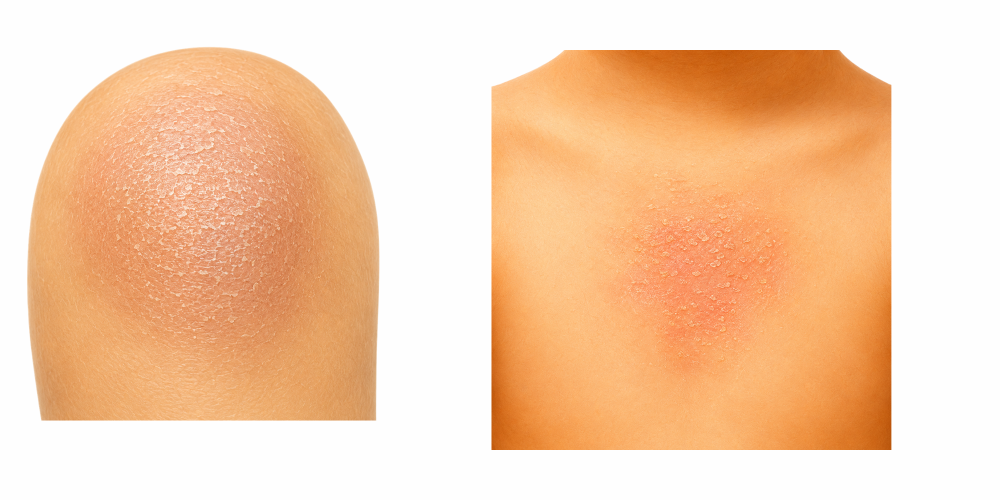
#> input picture imagenesconzoom/12.png, 2000 x 1000 px (shown at 1/2 size); its folder holds only this picture in this run
$ python inspect_imagenesconzoom.py
#> lines starting #> are read from the running program, lines starting #| are printed output that depends on the picture
from pathlib import Path
from math import ceil

from PIL import Image, ImageDraw


def main():
    files = sorted(Path("imagenesconzoom").glob("*.png"), key=lambda path: int(path.stem))
    thumbs = []

    for file in files:
        image = Image.open(file).convert("RGB")
#> image is the input picture: PIL image 2000x1000 RGB; mean R, G, B 246.3, 206.7, 173.7
        print(file.name, image.size)
#| 12.png (2000, 1000)
        image.thumbnail((520, 260))
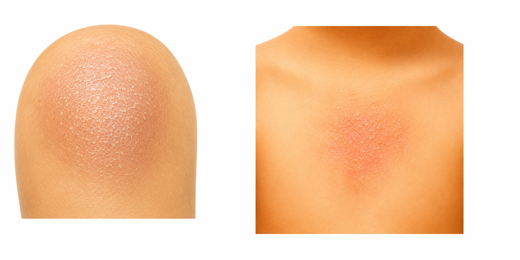
#> image: PIL image 520x260 RGB; mean R, G, B 246.3, 206.7, 173.6
        thumbs.append((file.name, image.copy()))

    sheet = Image.new("RGB", (1080, ceil(len(thumbs) / 2) * 320), "white")
#> sheet: PIL image 1080x320 RGB; every value is 255
    draw = ImageDraw.Draw(sheet)

    for index, (name, image) in enumerate(thumbs):
        x = (index % 2) * 540 + 10
        y = (index // 2) * 320 + 34
        draw.text((x, y - 24), name, fill=(0, 0, 0))
        sheet.paste(image, (x, y))
#> this loop made 1 pass
#> (name, x, y) on pass 1: ('12.png', 10, 34)
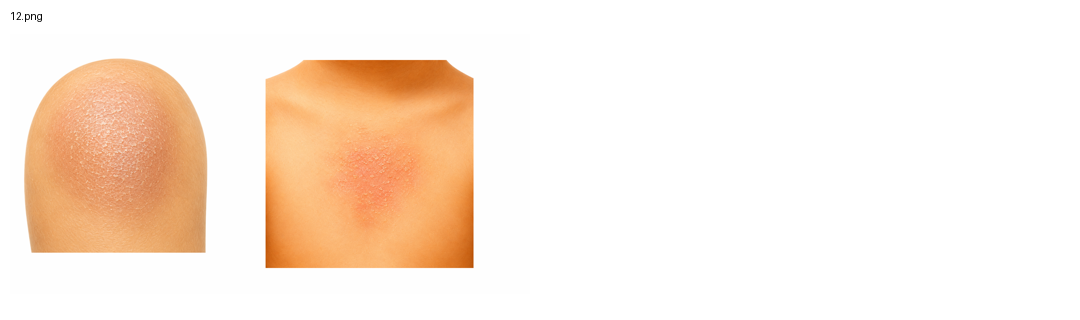
#> sheet: PIL image 1080x320 RGB; mean R, G, B 251.6, 236, 223.1

    sheet.save("imagenesconzoom/contact-sheet.jpg")


if __name__ == "__main__":
    main()

$ run again, on imagenesconzoom/13.png
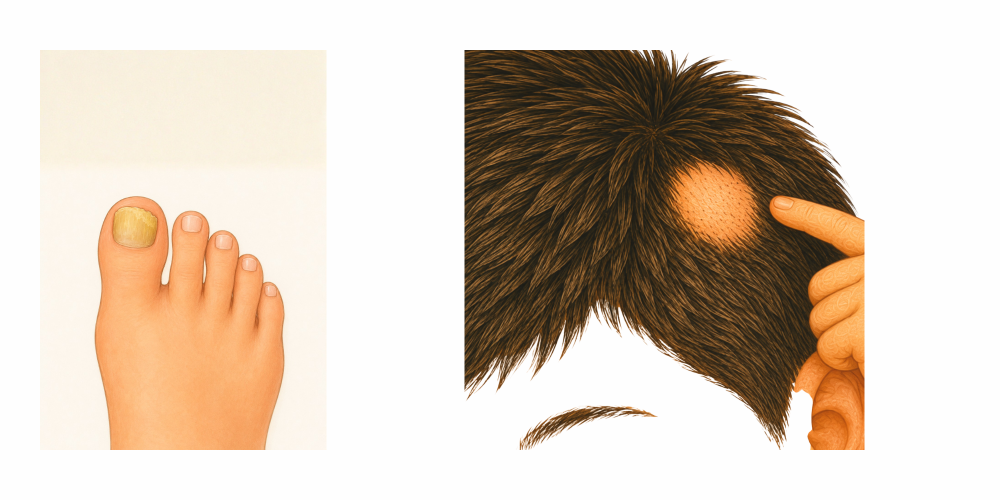
#> input picture imagenesconzoom/13.png, 2000 x 1000 px (shown at 1/2 size)
#> in main, image is the input picture: PIL image 2000x1000 RGB; mean R, G, B 215.6, 201.2, 186.4
#| 13.png (2000, 1000)
#> in main, `image.thumbnail((520, 260))`:
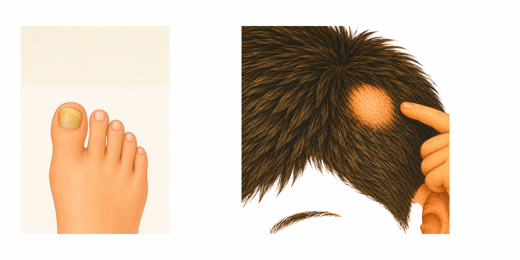
#> image: PIL image 520x260 RGB; mean R, G, B 215.6, 201.2, 186.4
#> the loop in main, `for index, (name, image) in enumerate(thumbs):` made 1 pass
#> (name, x, y) on pass 1: ('13.png', 10, 34)
#> after the loop in main, `for index, (name, image) in enumerate(thumbs):`:
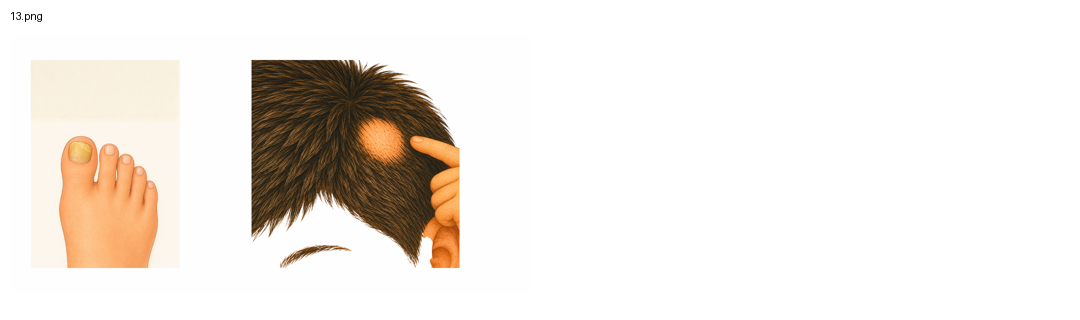
#> sheet: PIL image 1080x320 RGB; mean R, G, B 239.5, 233.9, 228.1

$ run again, on imagenesconzoom/14.png
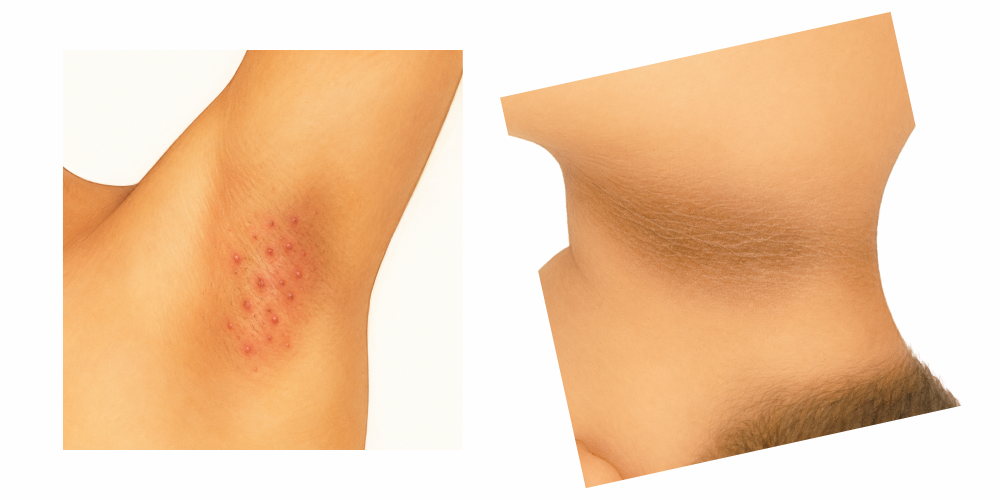
#> input picture imagenesconzoom/14.png, 2000 x 1000 px (shown at 1/2 size)
#> in main, image is the input picture: PIL image 2000x1000 RGB; mean R, G, B 241.9, 207.5, 175.6
#| 14.png (2000, 1000)
#> in main, `image.thumbnail((520, 260))`:
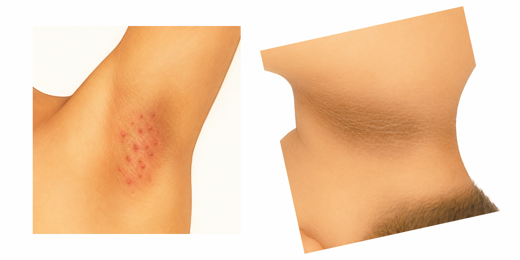
#> image: PIL image 520x260 RGB; mean R, G, B 241.9, 207.5, 175.5
#> the loop in main, `for index, (name, image) in enumerate(thumbs):` made 1 pass
#> (name, x, y) on pass 1: ('14.png', 10, 34)
#> after the loop in main, `for index, (name, image) in enumerate(thumbs):`:
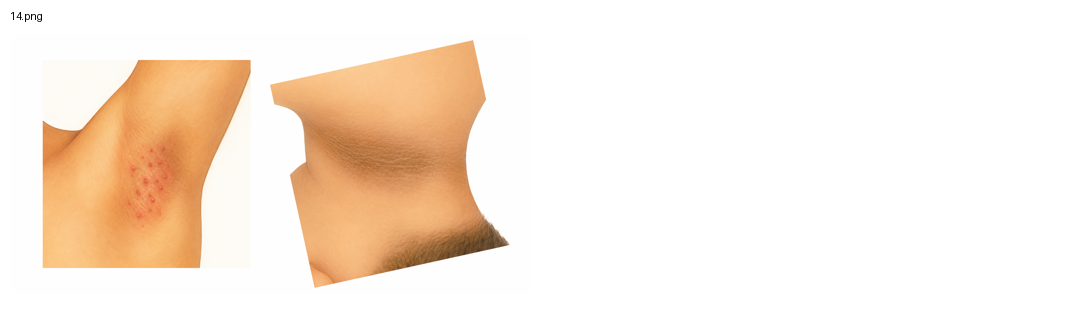
#> sheet: PIL image 1080x320 RGB; mean R, G, B 249.8, 236.4, 223.9
